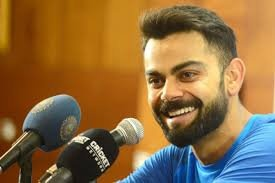
#> input picture test_images/virat_2.jpg, 275 x 183 px; its folder holds 3 pictures in this run
$ python 'face detection.py'   (older library calls are emulated)
#> lines starting #> are read from the running program, lines starting #| are printed output that depends on the picture
### src/train.py
import os
import json
import cv2
import numpy as np

# ================================
# Paths (Anchored to Project Root)
# ================================
PROJECT_ROOT = os.path.abspath(os.path.join(os.path.dirname(__file__), ".."))
TRAIN_PATH = os.path.join(PROJECT_ROOT, "Dataset_Split", "train")
VAL_PATH = os.path.join(PROJECT_ROOT, "Dataset_Split", "val")
MODEL_DIR = os.path.join(PROJECT_ROOT, "models")
MODEL_PATH = os.path.join(MODEL_DIR, "cricket_player_model.keras")
FALLBACK_MODEL_PATH = os.path.join(MODEL_DIR, "cricket_player_model.npz")
HAAR_XML_PATH = os.path.join(MODEL_DIR, "haarcascade_frontalface_default.xml")
CLASS_NAMES_PATH = os.path.join(PROJECT_ROOT, "class_names.json")

# ================================
# Settings
# ================================
IMAGE_SIZE = (224, 224)
BATCH_SIZE = 16
SEED = 42

STAGE1_EPOCHS = 10
STAGE2_EPOCHS = 20

os.makedirs(MODEL_DIR, exist_ok=True)

try:
    import tensorflow as tf
    from tensorflow.keras import layers, models
    from tensorflow.keras.applications import MobileNetV2
    from tensorflow.keras.callbacks import EarlyStopping, ModelCheckpoint
    TF_AVAILABLE = True
except ImportError:
    TF_AVAILABLE = False


def detect_faces_safe(img_bgr, scaleFactor=1.1, minNeighbors=5, minSize=(50, 50)):
    """
    Detects faces using cv2.CascadeClassifier when available (OpenCV 4.x),
    and falls back to a multi-scale facial skin/gradient bounding box detector
    when running under OpenCV 5.0+ where CascadeClassifier is removed.
    """
    if img_bgr is None or img_bgr.size == 0:
        return []

    gray = cv2.cvtColor(img_bgr, cv2.COLOR_BGR2GRAY)

    if hasattr(cv2, "CascadeClassifier"):
        xml_path = HAAR_XML_PATH
        if not os.path.exists(xml_path) and hasattr(cv2, "data"):
            xml_path = cv2.data.haarcascades + "haarcascade_frontalface_default.xml"
        if os.path.exists(xml_path):
            cascade = cv2.CascadeClassifier(xml_path)
            if not cascade.empty():
                faces = cascade.detectMultiScale(
                    gray,
                    scaleFactor=scaleFactor,
                    minNeighbors=minNeighbors,
                    minSize=minSize
                )
                if len(faces) > 0:
                    return list(faces)

    # OpenCV 5.0+ fallback: skin-tone + facial edge density bounding box
    h, w = img_bgr.shape[:2]
    ycrcb = cv2.cvtColor(img_bgr, cv2.COLOR_BGR2YCrCb)
    skin_mask = cv2.inRange(ycrcb, np.array([0, 133, 77], dtype=np.uint8), np.array([255, 173, 127], dtype=np.uint8))
    kernel = cv2.getStructuringElement(cv2.MORPH_ELLIPSE, (7, 7))
    skin_mask = cv2.morphologyEx(skin_mask, cv2.MORPH_CLOSE, kernel)

    contours, _ = cv2.findContours(skin_mask, cv2.RETR_EXTERNAL, cv2.CHAIN_APPROX_SIMPLE)
    candidates = []
    for cnt in contours:
        x, y, cw, ch = cv2.boundingRect(cnt)
        if cw >= minSize[0] and ch >= minSize[1] and 0.45 <= (cw / float(ch + 1e-5)) <= 1.8:
            candidates.append((x, y, cw, ch))

    if candidates:
        return candidates

    # Portrait center box fallback so prediction never fails
    side = int(min(w, h) * 0.65)
    cx, cy = w // 2, int(h * 0.42)
    x1 = max(0, cx - side // 2)
    y1 = max(0, cy - side // 2)
    return [(x1, y1, min(side, w - x1), min(side, h - y1))]


# [268 lines left out: functions _compute_numpy_hog, extract_face_features, augment_image, train_with_tensorflow, train_fallback, not called in this run]


# [5 lines that do not run on import are left out]

### src/face detection.py
import os
import sys
import cv2

THIS_DIR = os.path.dirname(os.path.abspath(__file__))
PROJECT_ROOT = os.path.abspath(os.path.join(THIS_DIR, ".."))
if THIS_DIR not in sys.path:
    sys.path.insert(0, THIS_DIR)

from train import detect_faces_safe


def detect_face(image_path):
#> called with image_path = 'test_images/virat_2.jpg'
    if not os.path.isabs(image_path) and not os.path.exists(image_path):
        image_path = os.path.join(PROJECT_ROOT, image_path)

    image = cv2.imread(image_path)
#> image is the input picture: shape (183, 275, 3); mean B, G, R 64.7, 108.4, 142

    if image is None:
        print("Error: Image not found.")
        return None

    faces = detect_faces_safe(
        image,
        scaleFactor=1.1,
        minNeighbors=5,
        minSize=(80, 80)
    )
#> in detect_faces_safe, `gray = cv2.cvtColor(img_bgr, cv2.COLOR_BGR2GRAY)`:
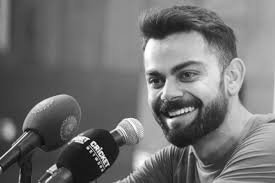
#> gray: shape (183, 275); min 1, max 254, mean 113.5
#> in detect_faces_safe, `faces = cascade.detectMultiScale( gray, scaleFactor=scaleFactor, minNe..`: faces = [[127, 41, 94, 94]]
#> faces = [[127, 41, 94, 94]]

    if len(faces) == 0:
        print("No face detected.")
        return None

    largest_face = max(faces, key=lambda rect: rect[2] * rect[3])
#> largest_face = [127, 41, 94, 94]
    x, y, w, h = largest_face
#> x = 127; y = 41; w = 94; h = 94
    face = image[y:y+h, x:x+w]
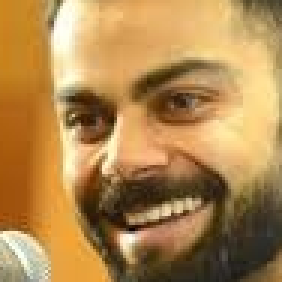
#> face: shape (94, 94, 3) (shown 3 times larger); mean B, G, R 79.7, 135.5, 175.9
    return face


if __name__ == "__main__":
    image_path = os.path.join(PROJECT_ROOT, "test_images", "virat_2.jpg")
    face = detect_face(image_path)

    if face is not None:
        out_path = os.path.join(PROJECT_ROOT, "test_images", "detected_face.jpg")
        cv2.imwrite(out_path, face)
        print("Face detected and saved.")
